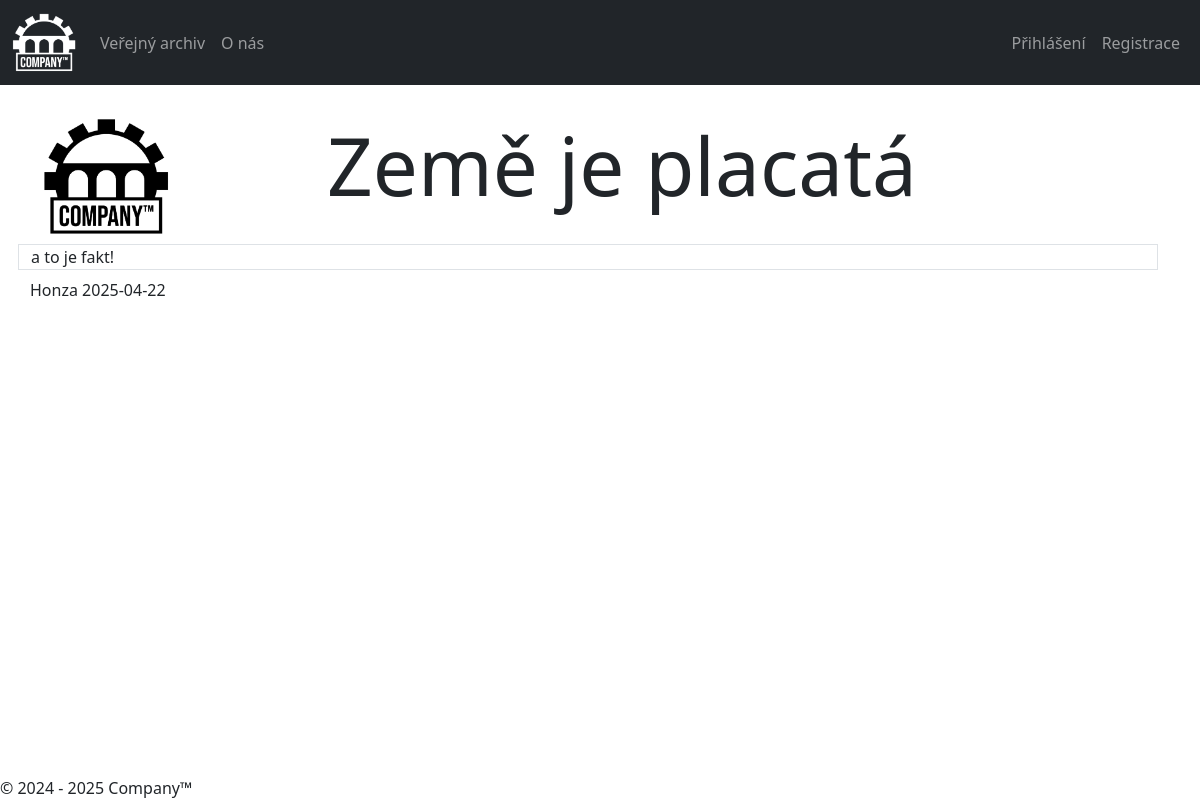
/record/3, run on the app's committed database.
### tables this page shows
CREATE TABLE public (
  id INTEGER PRIMARY KEY AUTOINCREMENT,
  title TEXT NOT NULL,
  content TEXT NOT NULL,
  img TEXT,
  autor_id INTEGER KEY,
  cration_date DATETIME NOT NULL);

CREATE TABLE users (
  id INTEGER PRIMARY KEY AUTOINCREMENT,
  name TEXT NOT NULL,
  email TEXT NOT NULL,
  password TEXT NOT NULL,
  UUID TEXT,
  check_code TEXT,
  is_employee BOOL NOT NULL,
  registration_date DATETIME NOT NULL);

### app.py (the view)
@app.route("/record/<int:a>")
def record(a):
    req = db.session.execute(text(f"SELECT public.title, public.content , users.name, public.cration_date, public.id FROM public JOIN users on public.autor_id = users.id WHERE public.id = {a}"))
    return render_template("record.html", content=req.fetchall()[0])

### app.py (called while the page is built)
@app.before_request
def create_db():
    if not hasattr(app, 'db_initialized'):
        db.create_all()
        app.db_initialized = True  # Zamezení opakovaného vytváření tabulek

### templates/record.html (shortened to what this page needs)
{% extends "core.html" %}
{% block content %}
<div class="container">
    <div class="row">
        <div class="col-3"><img style="width: 8rem;" src="\static\ico.png" alt="Record IMG"></div>
        <div class="col-9"> <h1 class="display-1">{{content[0]}}</h1>
    </div>
    <div class="row mt-2 mb-2 border">
        {{content[1]}}
    </div>
    <div class="row">
        {{content[2]}} {{content[3]}}
    </div>
</div>
{% endblock %}

### data on the page
public: title "Země je placatá", content "a to je fakt!", cration_date "2025-04-22"
users: name "Honza"
